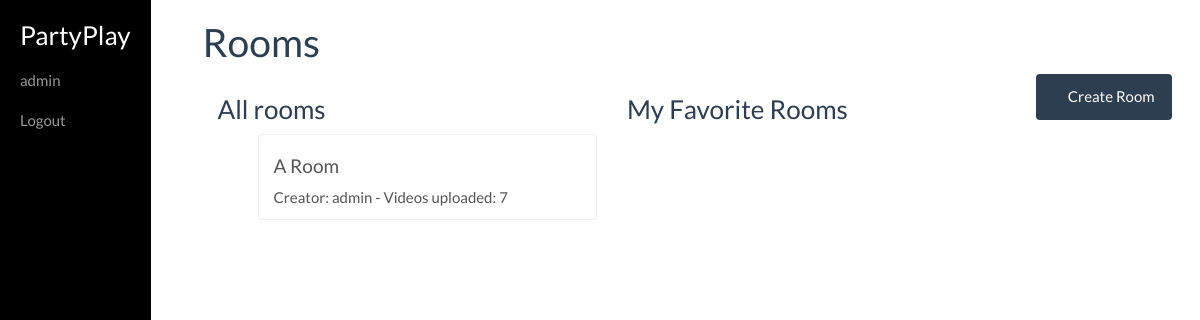
The app's page / (signed in) with its own data.
### PartyPlay/models.py (models this page shows, shortened)
class Room(models.Model):
    name = models.CharField(max_length=200)
    url = models.CharField(max_length=200, default='', primary_key=True)
    public = models.BooleanField(default=True)
    creator = models.ForeignKey(User, on_delete=models.SET_NULL, null=True)
    current_video = models.ForeignKey('Video', null=True, blank=True,  on_delete=models.SET_NULL, related_name='currently_playing')
    next_time = models.DateTimeField(null=True, blank=True)
    favorite_users = models.ManyToManyField(User, blank=True, related_name='favorite_users')
    pass

### PartyPlay/views.py (the view)
# urls.py: url(r'^$', views.RoomModelListView.as_view(), name='rooms'),
class RoomModelListView(generic.ListView):
    model = Room
    context_object_name = 'room_list'
    template_name = 'partyplay/roommodel_list.html'
    def get_context_data(self, **kwargs):
        context = super(RoomModelListView, self).get_context_data(**kwargs)
        favorite_room_list = []
        for room in context['room_list'].all():
            if self.request.user in room.favorite_users.all():
                favorite_room_list.append(room)
        context['favorite_room_list'] = favorite_room_list
        return context

### PartyPlay/templates/partyplay/roommodel_list.html (shortened to what this page needs)
{% extends 'base_generic.html' %}
{% block content %}
<h1>Rooms</h1>
    <div class="col-sm-5">
        <h3>All rooms</h3>
        <div class="list-group">
          <ul>
            {% for room in room_list %}
                    <a href="{%  url 'room-detail-view' room.pk %}" class="list-group-item list-group-item-action"><h4>{{ room.name }}</h4> Creator: {{ room.creator.username }}   -  Videos uploaded: {{ room.video_set.count }}</a>
            {% endfor %}
          </ul>
        </div>
    </div>
    {% if user.is_authenticated %}
    <div class="col-sm-5">
        <h3>My Favorite Rooms</h3>
        <div class="list-group">
        </div>
    </div>
    <div class="col-sm-2">
        <a href="{% url 'add-room' %}" class="btn btn-primary"><span class="glyphicon glyphicon-plus-sign"></span> Create Room</a>
    </div>
    {% endif %}
{% endblock %}

### PartyPlay/templates/base_generic.html (shortened to what this page needs)
<!DOCTYPE html>
<html lang="en">
<head>
    <link rel="stylesheet" href="https://maxcdn.bootstrapcdn.com/bootstrap/4.0.0-alpha/css/bootstrap.min.css">
    <link href="//netdna.bootstrapcdn.com/bootstrap/3.0.0/css/bootstrap-glyphicons.css" rel="stylesheet">
  {% load static %}
    <link rel="stylesheet" href="{% static 'css/styles.css' %}">
    <link rel="stylesheet" href="{% static 'css/bootstrap.css' %}">
    <link href="{% static 'css/sidebar.css'%}" rel="stylesheet">
</head>
<body>
<div class="container-fluid" id="wrapper">
    <div class="row">
      <div class="col-sm-2">
      {% block sidebar %}
        <div id="sidebar-wrapper" class="visible-md visible-lg visible-xl">
            <ul class="sidebar-nav">
                <li><a href="{% url 'rooms' %}"><h3 id="sidebar-title">PartyPlay</h3></a></li>
                {% if user.is_authenticated %}
                    <li><a href="{% url 'user-profile' %}">{{ user.get_username }}</a></li>
                    <li><a href="{% url 'logout'%}?next={{request.path}}">Logout</a></li>
                  {% else %}
                     <li><a href="{% url 'login'%}?next={{request.path}}">Login</a></li>
                {% endif %}
            </ul>
        </div>
     {% endblock %}
      </div>
      <div class="col-sm-10 ">
      {% block content %}{% endblock %}
      </div>
    </div>
</div>
</body>
</html>

### PartyPlay/static/css/styles.css (style rules this page uses)
body { padding-left: 0; margin-left: 0; border:0 }

### PartyPlay/static/css/sidebar.css (style rules this page uses)
#wrapper { padding-left:0; margin-right:0; margin-left: 0; }
#sidebar-wrapper { position: fixed; padding:0; height: 100%; background: #000; display:inline-block; }
.sidebar-nav { top: 0; margin: 0; margin-right: 20px; padding: 0; list-style: none; display: inline-block; }
.sidebar-nav li { text-indent: 20px; line-height: 40px; }
.sidebar-nav li a { display: block; text-decoration: none; color: #999999; }
#sidebar-title { color: #fff; }

### records on screen
Room: name "A Room", creator.username "admin", video_set.count "7"

### other values on screen
{{ user.get_username }} "admin"
